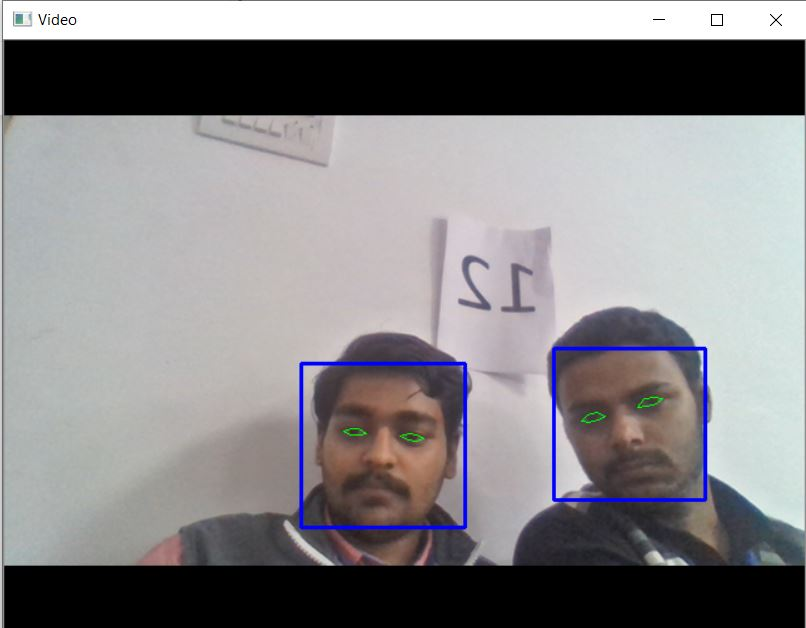
#> input picture Image_2.JPG, 806 x 628 px, given in place of the camera
$ jupyter execute LiveS.ipynb
#> lines starting #> are read from the running program, lines starting #| are printed output that depends on the picture
#> further down, im is the input picture: shape (628, 806, 3); mean B, G, R 135.6, 133.3, 135.3
[cell 1]
import cv2
import numpy as np

#OUR SKETCH DETECTING FUNCTION

def sketch(im):
    #change a image to grayscale
    im_gray=cv2.cvtColor(im,cv2.COLOR_BGR2GRAY)
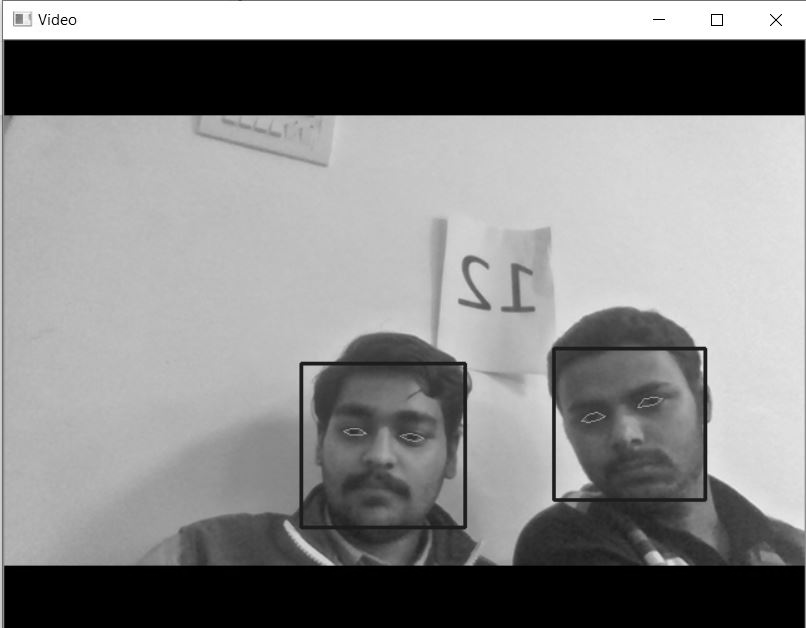
#> im_gray: shape (628, 806); min 0, max 255, mean 134.2

    #clean the image using in guassian blur
    im_gray_blur=cv2.GaussianBlur(im_gray,(5,5),0)

    #Extract edges
    canny_edge=cv2.Canny(im_gray_blur,10,70)
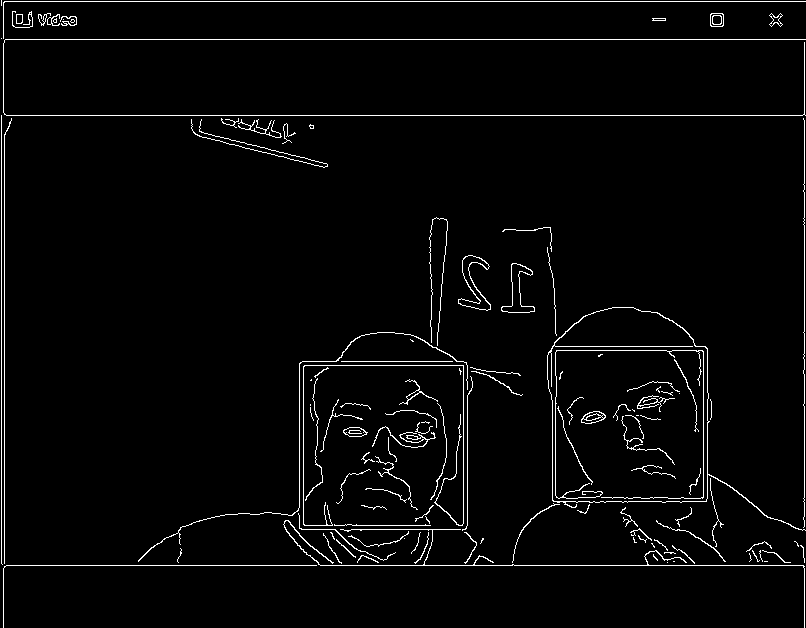
#> canny_edge: shape (628, 806); 2.8% white in thin lines or dots

    #do an invert binarize image
    ret,mask=cv2.threshold(canny_edge,70,255,cv2.THRESH_BINARY_INV)
#> mask: shape (628, 806); 97.2% white; black in thin lines or dots

    return mask

#INITIALIZING WEBCAM FOR CAPTURING THE VIDEO

cap=cv2.VideoCapture(0)

while True:
    ret,im=cap.read()
    cv2.imshow("LIVE SKETCH",sketch(im))

    if cv2.waitKey(1)==5:
#> (key Esc is pressed here)
        break

#RELEASING CAMERA AND CLOSE WINDOWS

cap.release()
cv2.destroyAllWindows()

$ run again, on Image_3.JPG
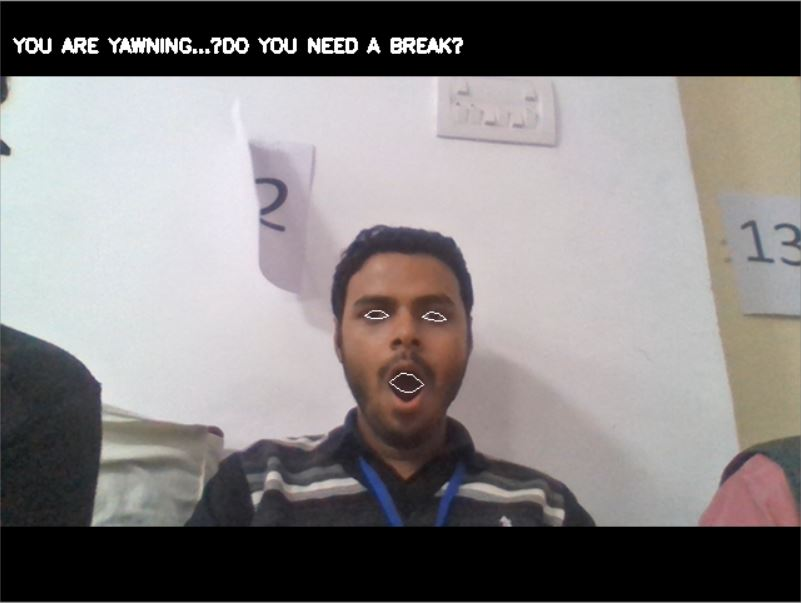
#> input picture Image_3.JPG, 801 x 603 px, given in place of the camera
#> im is the input picture: shape (603, 801, 3); mean B, G, R 126.1, 126, 130.3
#> in sketch, `im_gray=cv2.cvtColor(im,cv2.COLOR_BGR2GRAY)`:
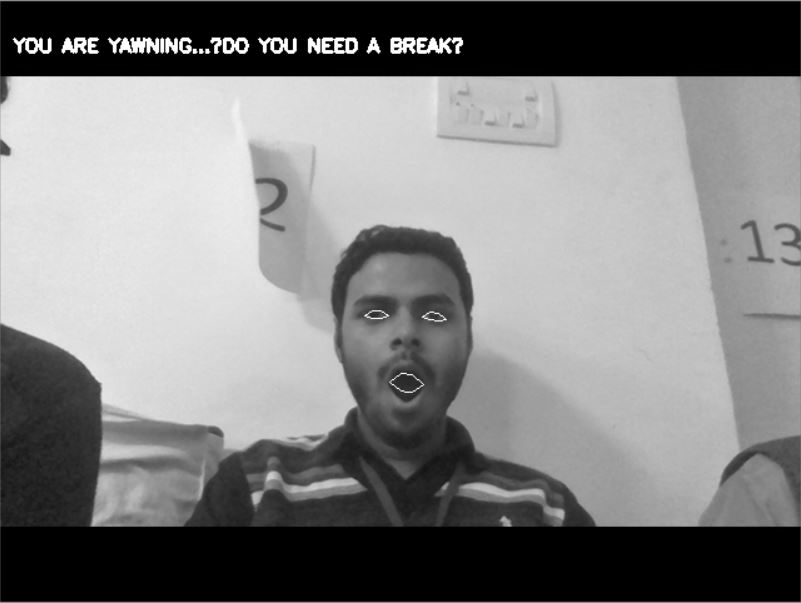
#> im_gray: shape (603, 801); min 0, max 255, mean 127.3
#> in sketch, `canny_edge=cv2.Canny(im_gray_blur,10,70)`:
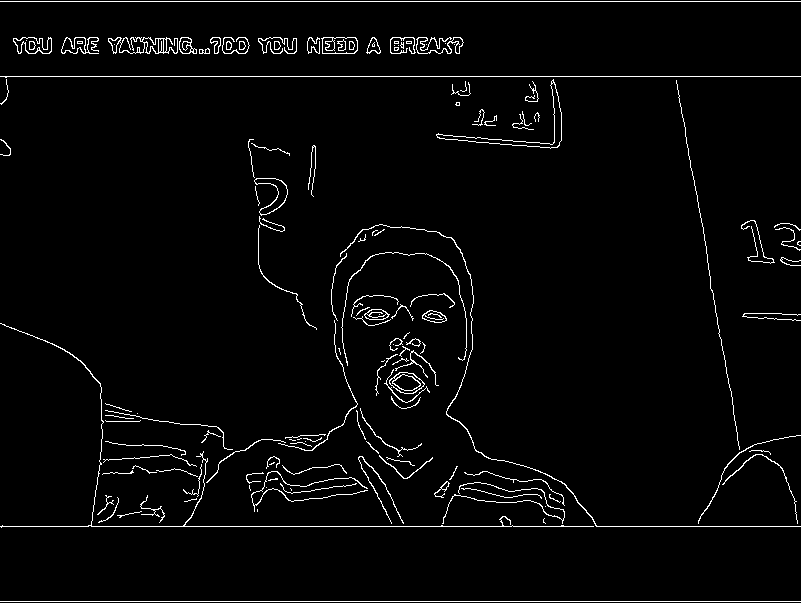
#> canny_edge: shape (603, 801); 2.8% white in thin lines or dots
#> mask: shape (603, 801); 97.2% white; black in thin lines or dots

$ run again, on Image_4.JPG
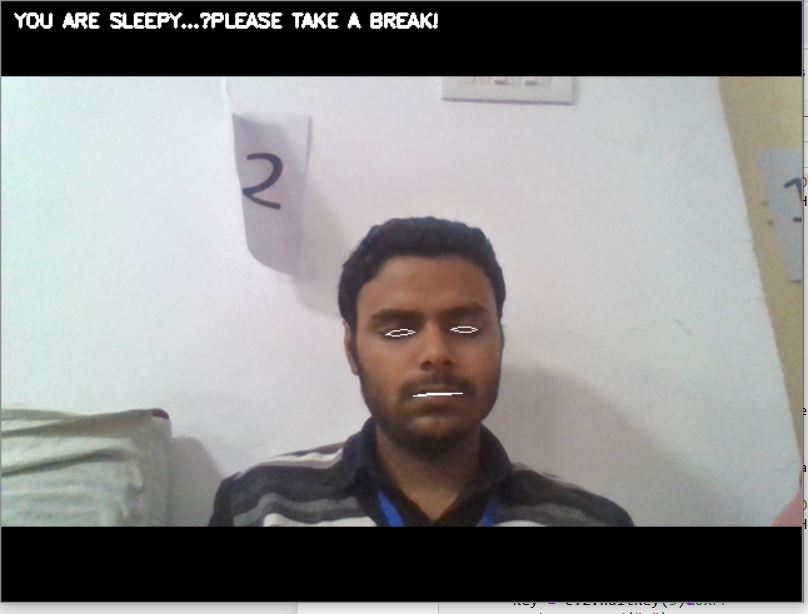
#> input picture Image_4.JPG, 808 x 614 px, given in place of the camera
#> im is the input picture: shape (614, 808, 3); mean B, G, R 133.5, 134.4, 134.8
#> in sketch, `im_gray=cv2.cvtColor(im,cv2.COLOR_BGR2GRAY)`:
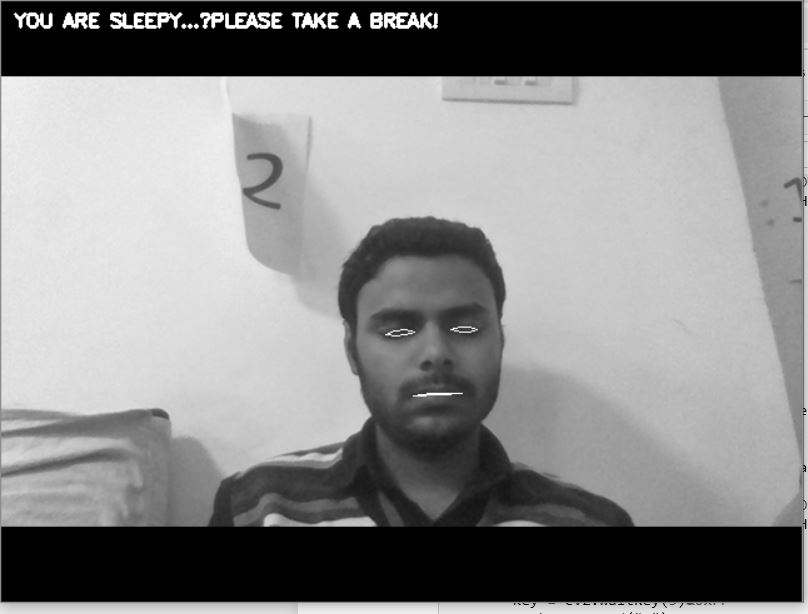
#> im_gray: shape (614, 808); min 0, max 255, mean 134.4
#> in sketch, `canny_edge=cv2.Canny(im_gray_blur,10,70)`:
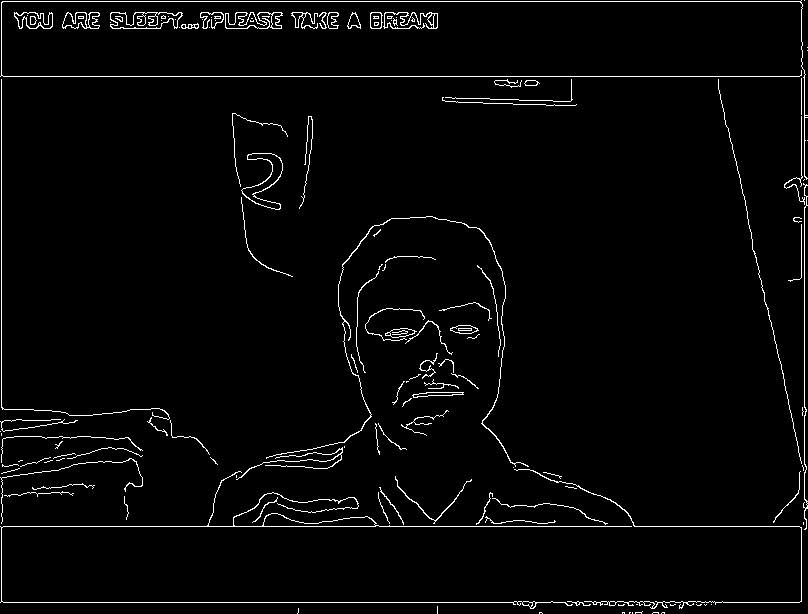
#> canny_edge: shape (614, 808); 2.7% white in thin lines or dots
#> mask: shape (614, 808); 97.3% white; black in thin lines or dots

$ run again, on Image_5.JPG
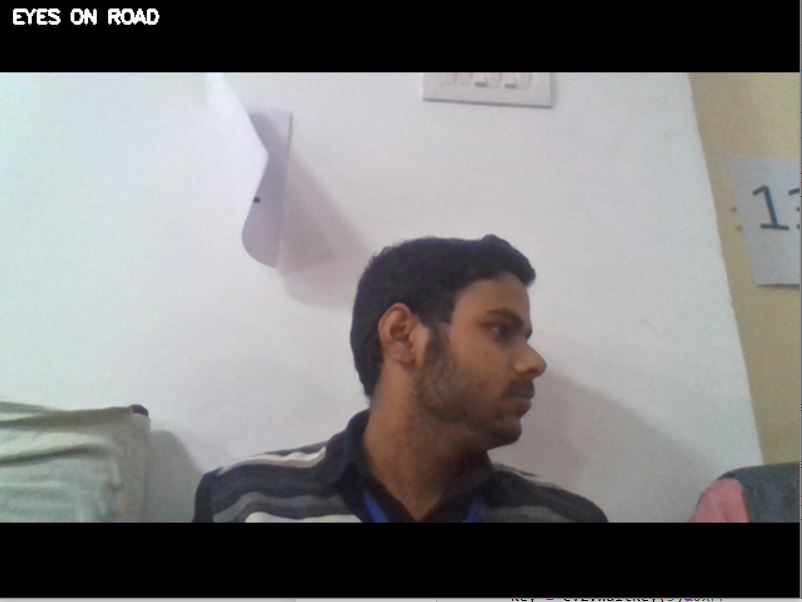
#> input picture Image_5.JPG, 802 x 602 px, given in place of the camera
#> im is the input picture: shape (602, 802, 3); mean B, G, R 124.2, 124.4, 125.4
#> in sketch, `im_gray=cv2.cvtColor(im,cv2.COLOR_BGR2GRAY)`:
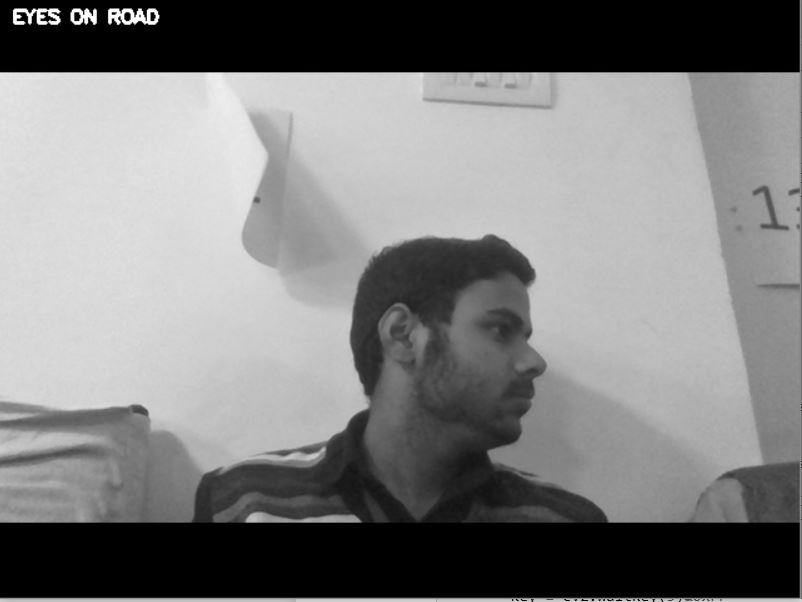
#> im_gray: shape (602, 802); min 0, max 255, mean 124.7
#> in sketch, `canny_edge=cv2.Canny(im_gray_blur,10,70)`:
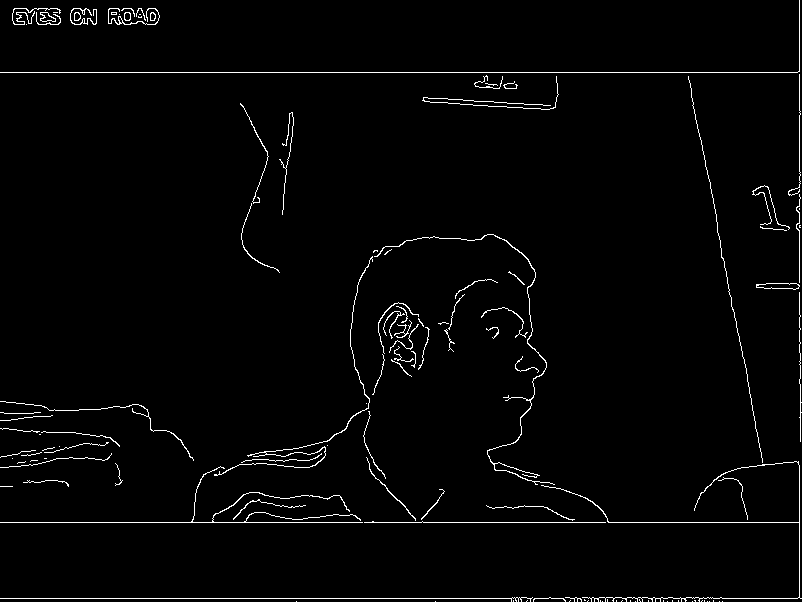
#> canny_edge: shape (602, 802); 2% white in thin lines or dots
#> mask: shape (602, 802); 98% white; black in thin lines or dots
